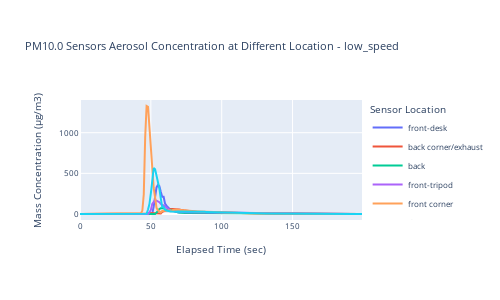
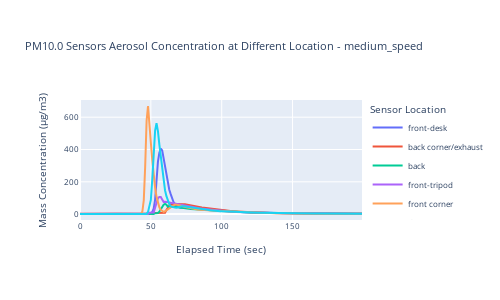
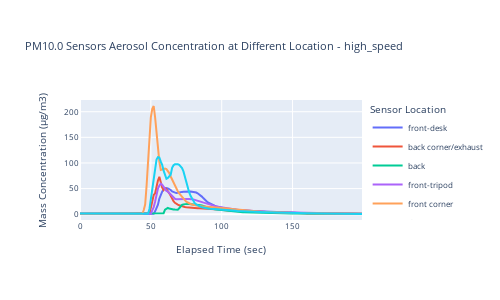
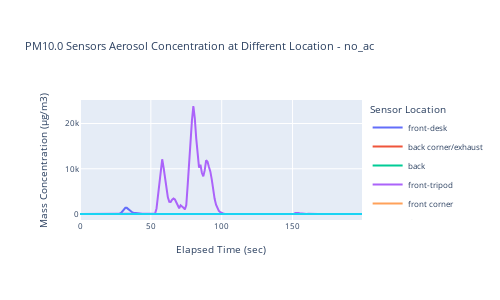

Notebook code cell kept with these figures, in order:
### Code cell
ploty_event(df_low, PM_size = "10p", timestamp=300, interval=200, trial="low_speed")
ploty_event(df_med, PM_size = "10p",timestamp=30, interval=200, trial='medium_speed')
ploty_event(df_high, PM_size = "10p", timestamp=215, interval=200, trial='high_speed')
ploty_event(df_noac, PM_size = "10p",timestamp=50, interval = 200, trial='no_ac')

### Figure 1 — Plotly figure (JSON) as saved in the notebook; plotly's stock layout.template omitted (floating-point values rounded to 4 significant figures; data arrays with more than 128 entries replaced by an {"elided": "..."} marker saying what was removed)
{"data": [{"name": "front-desk", "type": "scatter", "x": {"elided": "200 int values"}, "y": {"elided": "200 float values"}}, {"name": "back corner/exhaust", "type": "scatter", "x": {"elided": "200 int values"}, "y": {"elided": "200 float values"}}, {"name": "back", "type": "scatter", "x": {"elided": "200 int values"}, "y": {"elided": "200 float values"}}, {"name": "front-tripod", "type": "scatter", "x": {"elided": "200 int values"}, "y": {"elided": "200 float values"}}, {"name": "front corner", "type": "scatter", "x": {"elided": "200 int values"}, "y": {"elided": "200 float values"}}, {"name": "door", "type": "scatter", "x": {"elided": "200 int values"}, "y": {"elided": "200 float values"}}], "layout": {"font": {"size": 8}, "height": 300, "legend": {"title": {"text": "Sensor Location"}}, "showlegend": true, "title": {"text": "PM10.0 Sensors Aerosol Concentration at Different Location - low_speed"}, "width": 500, "xaxis": {"title": {"text": "Elapsed Time (sec)"}}, "yaxis": {"title": {"text": "Mass Concentration (µg/m3)"}}}}

### Figure 2 — Plotly figure (JSON) as saved in the notebook; plotly's stock layout.template omitted (floating-point values rounded to 4 significant figures; data arrays with more than 128 entries replaced by an {"elided": "..."} marker saying what was removed)
{"data": [{"name": "front-desk", "type": "scatter", "x": {"elided": "200 int values"}, "y": {"elided": "200 float values"}}, {"name": "back corner/exhaust", "type": "scatter", "x": {"elided": "200 int values"}, "y": {"elided": "200 float values"}}, {"name": "back", "type": "scatter", "x": {"elided": "200 int values"}, "y": {"elided": "200 float values"}}, {"name": "front-tripod", "type": "scatter", "x": {"elided": "200 int values"}, "y": {"elided": "200 float values"}}, {"name": "front corner", "type": "scatter", "x": {"elided": "200 int values"}, "y": {"elided": "200 float values"}}, {"name": "door", "type": "scatter", "x": {"elided": "200 int values"}, "y": {"elided": "200 float values"}}], "layout": {"font": {"size": 8}, "height": 300, "legend": {"title": {"text": "Sensor Location"}}, "showlegend": true, "title": {"text": "PM10.0 Sensors Aerosol Concentration at Different Location - medium_speed"}, "width": 500, "xaxis": {"title": {"text": "Elapsed Time (sec)"}}, "yaxis": {"title": {"text": "Mass Concentration (µg/m3)"}}}}

### Figure 3 — Plotly figure (JSON) as saved in the notebook; plotly's stock layout.template omitted (floating-point values rounded to 4 significant figures; data arrays with more than 128 entries replaced by an {"elided": "..."} marker saying what was removed)
{"data": [{"name": "front-desk", "type": "scatter", "x": {"elided": "200 int values"}, "y": {"elided": "200 float values"}}, {"name": "back corner/exhaust", "type": "scatter", "x": {"elided": "200 int values"}, "y": {"elided": "200 float values"}}, {"name": "back", "type": "scatter", "x": {"elided": "200 int values"}, "y": {"elided": "200 float values"}}, {"name": "front-tripod", "type": "scatter", "x": {"elided": "200 int values"}, "y": {"elided": "200 float values"}}, {"name": "front corner", "type": "scatter", "x": {"elided": "200 int values"}, "y": {"elided": "200 float values"}}, {"name": "door", "type": "scatter", "x": {"elided": "200 int values"}, "y": {"elided": "200 float values"}}], "layout": {"font": {"size": 8}, "height": 300, "legend": {"title": {"text": "Sensor Location"}}, "showlegend": true, "title": {"text": "PM10.0 Sensors Aerosol Concentration at Different Location - high_speed"}, "width": 500, "xaxis": {"title": {"text": "Elapsed Time (sec)"}}, "yaxis": {"title": {"text": "Mass Concentration (µg/m3)"}}}}

### Figure 4 — Plotly figure (JSON) as saved in the notebook; plotly's stock layout.template omitted (floating-point values rounded to 4 significant figures; data arrays with more than 128 entries replaced by an {"elided": "..."} marker saying what was removed)
{"data": [{"name": "front-desk", "type": "scatter", "x": {"elided": "200 int values"}, "y": {"elided": "200 float values"}}, {"name": "back corner/exhaust", "type": "scatter", "x": {"elided": "200 int values"}, "y": {"elided": "200 float values"}}, {"name": "back", "type": "scatter", "x": {"elided": "200 int values"}, "y": {"elided": "200 float values"}}, {"name": "front-tripod", "type": "scatter", "x": {"elided": "200 int values"}, "y": {"elided": "200 float values"}}, {"name": "front corner", "type": "scatter", "x": {"elided": "200 int values"}, "y": {"elided": "200 float values"}}, {"name": "door", "type": "scatter", "x": {"elided": "200 int values"}, "y": {"elided": "200 float values"}}], "layout": {"font": {"size": 8}, "height": 300, "legend": {"title": {"text": "Sensor Location"}}, "showlegend": true, "title": {"text": "PM10.0 Sensors Aerosol Concentration at Different Location - no_ac"}, "width": 500, "xaxis": {"title": {"text": "Elapsed Time (sec)"}}, "yaxis": {"title": {"text": "Mass Concentration (µg/m3)"}}}}
